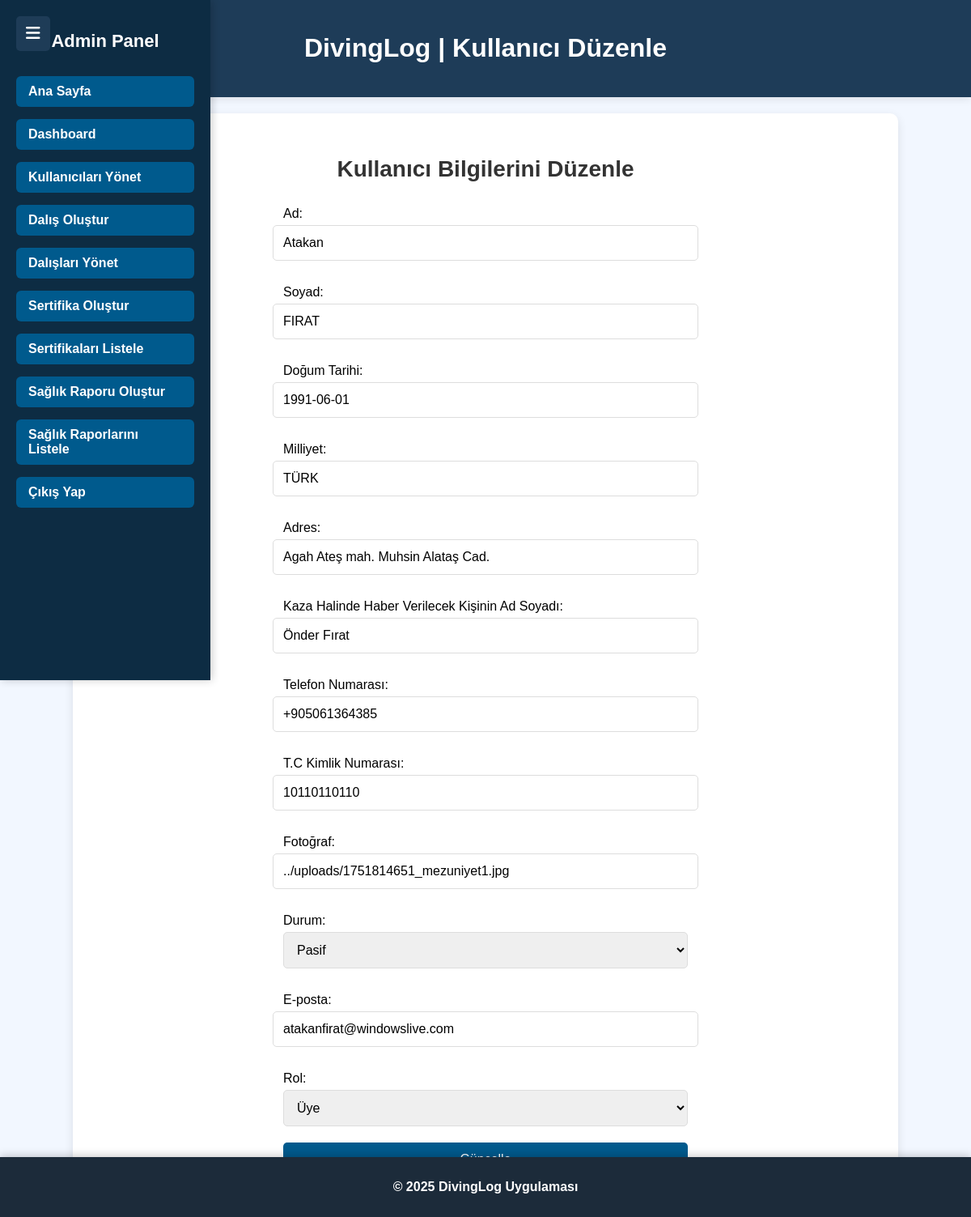
/admin/edit_user.php?id=2, run on the app's committed database.
### tables this page shows
CREATE TABLE `users` (
  `id` int(11) NOT NULL,
  `ad` varchar(100) NOT NULL,
  `soyad` varchar(100) NOT NULL,
  `dogum_tarihi` date NOT NULL,
  `milliyet` varchar(50) NOT NULL,
  `adres` text NOT NULL,
  `kaza_haber_kişi_ad_soyad` varchar(100) DEFAULT NULL,
  `telefon` varchar(15) NOT NULL,
  `created_at` timestamp NOT NULL DEFAULT current_timestamp(),
  `sifre` varchar(255) NOT NULL,
  `tcno` varchar(11) DEFAULT NULL,
  `login` int(2) NOT NULL DEFAULT 0,
  `email` varchar(255) NOT NULL,
  `reset_token` varchar(64) DEFAULT NULL,
  `token_expiry` datetime DEFAULT NULL,
  `admin` int(2) NOT NULL DEFAULT 0,
  `fotograf` varchar(255) DEFAULT NULL
);

### src/admin/edit_user.php (the view, shortened to what this page needs)
<?php
include('../../config.php');
if (isset($_GET['id']) && is_numeric($_GET['id'])) {
    $user_id = intval($_GET['id']);
    $stmt = $mysqlB->prepare("SELECT * FROM users WHERE id = ?");
    $stmt->bind_param("i", $user_id);
    $stmt->execute();
    $result = $stmt->get_result();
    if ($result->num_rows > 0) {
        $user = $result->fetch_assoc();
    } else {
        echo "Kullanıcı bulunamadı.";
        exit;
    }
} else {
    echo "Geçersiz kullanıcı ID'si.";
    exit;
}
?>
<!DOCTYPE html>
<html lang="tr">
<head>
    <link rel="stylesheet" href="../CSS/edit_user.css">
    <link rel="stylesheet" href="https://cdnjs.cloudflare.com/ajax/libs/font-awesome/6.5.0/css/all.min.css">
</head>
<body>
    <div class="menu-toggle" onclick="toggleSidebar()">
        <i class="fas fa-bars"></i>
    </div>
    <div class="sidebar">
        <h2>Admin Panel</h2>
        <ul>
            <li><a href="../index.php">Ana Sayfa</a></li>
            <li><a href="dashboard.php">Dashboard</a></li>
            <li><a href="manage_users.php">Kullanıcıları Yönet</a></li>
            <li><a href="diving.php">Dalış Oluştur</a></li>
            <li><a href="manage_diving.php">Dalışları Yönet</a></li>
            <li><a href="certificate.php">Sertifika Oluştur</a></li>
            <li><a href="certificate_list.php">Sertifikaları Listele</a></li>
            <li><a href="health_inspection.php">Sağlık Raporu Oluştur</a></li>
            <li><a href="health_inspection_list.php">Sağlık Raporlarını Listele</a></li>
            <li><a href="../users/exit.php">Çıkış Yap</a></li>
        </ul>
    </div>
    <header>
        <h1>DivingLog | Kullanıcı Düzenle</h1>
    </header>
    <div class="container">
        <h2>Kullanıcı Bilgilerini Düzenle</h2>
        <form action="edit_user.php?id=<?php echo $user_id; ?>" method="POST">
            <label for="name">Ad:</label>
            <input type="text" id="name" name="ad" value="<?php echo $user['ad']; ?>" required>
            <label for="surname">Soyad:</label>
            <input type="text" id="surname" name="soyad" value="<?php echo $user['soyad']; ?>" required>
            <label for="dogumatarihi">Doğum Tarihi:</label>
            <input type="text" id="dogumtarihi" name="dogum_tarihi" value="<?php echo $user['dogum_tarihi']; ?>" required>
            <label for="milliyet">Milliyet:</label>
            <input type="text" id="milliyet" name="milliyet" value="<?php echo $user['milliyet']; ?>" required>
            <label for="adres">Adres:</label>
            <input type="text" id="adres" name="adres" value="<?php echo $user['adres']; ?>" required>
            <label for="kaza_haber_kişi_ad_soyad">Kaza Halinde Haber Verilecek Kişinin Ad Soyadı:</label>
            <input type="text" id="kaza_haber_kişi_ad_soyad" name="kaza_haber_kişi_ad_soyad" value="<?php echo $user['kaza_haber_kişi_ad_soyad']; ?>" required>
            <label for="telefon">Telefon Numarası:</label>
            <input type="text" id="telefon" name="telefon" value="<?php echo $user['telefon']; ?>" required>
            <label for="tcno">T.C Kimlik Numarası:</label>
            <input type="text" id="tcno" name="tcno" value="<?php echo $user['tcno']; ?>" required>
            <label for="fotograf">Fotoğraf:</label>
            <input type="text" id="fotograf" name="fotograf" value="<?php echo $user['fotograf']; ?>" required>
            <label for="login">Durum:</label>
            <select id="login" name="login" required>
                <option value="0" <?php if ($user['login'] == 0) echo 'selected'; ?>>Pasif</option>
            </select>
            <label for="email">E-posta:</label>
            <input type="email" id="email" name="email" value="<?php echo $user['email']; ?>" required>
            <label for="administrator">Rol:</label>
            <select name="administrator" id="administrator" required>
                <option value="0" <?php if($user['admin'] == 0) echo 'selected'; ?>>Üye</option>
            </select>
            <button type="submit" class="btn">Güncelle</button>
        </form>
    </div>
    <footer>
        <p>&copy; 2025 DivingLog Uygulaması</p>
    </footer>
</body>
</html>

### src/CSS/edit_user.css (style rules this page uses)
body { font-family: 'Arial', sans-serif; background-color: #F2F7FF; margin: 0; padding: 0; }
header { background-color: #1e3c58; color: white; padding: 20px; text-align: center; box-shadow: 0 2px 10px rgba(0, 0, 0, 0.1); }
.container { width: 80%; max-width: 1200px; margin: 20px auto; background-color: white; padding: 30px; border-radius: 10px; box-shadow: 0 4px 12px rgba(0, 0, 0, 0.1); }
h2 { color: #333; font-size: 28px; text-align: center; margin-bottom: 20px; }
form { display: flex; flex-direction: column; align-items: center; }
form label { font-size: 16px; margin: 10px 0 5px; text-align: left; width: 100%; max-width: 500px; }
form input, form select { width: 100%; max-width: 500px; padding: 12px; font-size: 16px; margin-bottom: 20px; border: 1px solid #ddd; border-radius: 5px; }
form button { width: 100%; max-width: 500px; padding: 12px; font-size: 16px; background-color: #005A8D; color: white; border: none; border-radius: 5px; cursor: pointer; transition: background-color 0.3s ease; }
footer { background-color: #1c2b3a; color: #ffffff; text-align: center; font-weight: bold; padding: 12px 0; width: 100%; position: fixed; left: 0; bottom: 0; z-index: 999; box-shadow: 0 -2px 10px rgba(0, 0, 0, 0.2); }
footer p { font-weight: bolder; }
.menu-toggle { position: fixed; top: 20px; left: 20px; z-index: 999; background-color: #1e3c57; padding: 10px 12px; border-radius: 5px; cursor: pointer; color: white; font-size: 20px; transition: background 0.3s ease; }
.sidebar { transition: transform 0.3s ease; }
.sidebar { position: fixed; top: 0; left: 0; width: 220px; height: 100vh; background-color: #0d2c43; padding: 20px; box-shadow: 2px 0 10px rgba(0,0,0,0.2); }
.sidebar h2 { color: #ffffff; font-size: 22px; text-align: center; margin-bottom: 30px; }
.sidebar ul { list-style: none; padding: 0; }
.sidebar ul li { margin-bottom: 15px; }
.sidebar ul li a { text-decoration: none; color: #fff; font-weight: bold; display: block; padding: 10px 15px; border-radius: 6px; background-color: #005a8d; transition: background-color 0.3s ease; }

### data on the page
users: ad "Atakan", soyad "FIRAT", dogum_tarihi "1991-06-01", milliyet "TÜRK", adres "Agah Ateş mah. Muhsin Alataş Cad.", kaza_haber_kişi_ad_soyad "Önder Fırat", telefon "+905061364385", tcno "10110110110", fotograf "../uploads/1751814651_mezuniyet1.jpg", login "Pasif", email "atakanfirat@windowslive.com", administrator "Üye"
